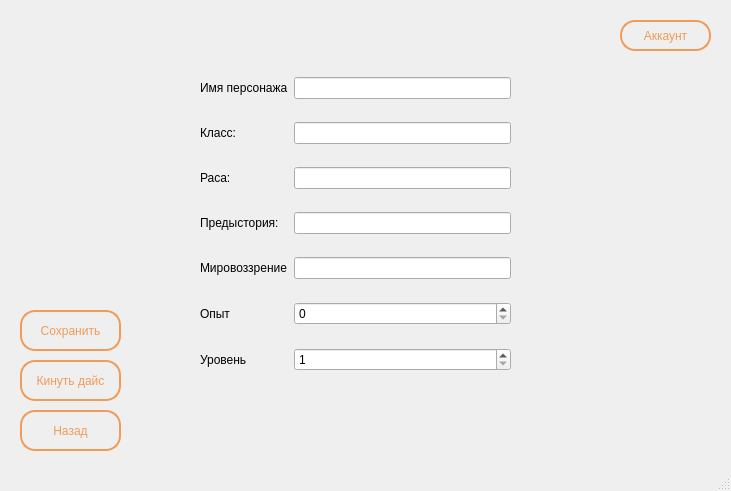
<?xml version="1.0" encoding="UTF-8"?>
<ui version="4.0">
 <class>MainWindow</class>
 <widget class="QMainWindow" name="MainWindow">
  <property name="geometry">
   <rect>
    <x>0</x>
    <y>0</y>
    <width>731</width>
    <height>491</height>
   </rect>
  </property>
  <property name="windowTitle">
   <string>MainWindow</string>
  </property>
  <widget class="QWidget" name="centralwidget">
   <widget class="QPushButton" name="account_btn">
    <property name="geometry">
     <rect>
      <x>620</x>
      <y>20</y>
      <width>91</width>
      <height>31</height>
     </rect>
    </property>
    <property name="styleSheet">
     <string notr="true">/* border-color: rgb(142, 74, 25);
border: 2px solid rgb(142, 74, 25); */
/* background-color: rgb(142, 74, 25); */

QPushButton {
	color: rgb(240, 155, 89);
    background-color: transparent; /* Делаем фон прозрачным */
    border: 2px solid rgb(240, 155, 89);  /* Цвет границы */
    border-radius: 15px; /* Закругление углов (по желанию) */
    padding: 5px; /* Отступы (по желанию) */
	/* border-image: linear-gradient(to right, red, yellow) 5; */
}

QPushButton:hover {
    background-color: rgba(54, 21, 8, 0.5); 
} 
</string>
    </property>
    <property name="text">
     <string>Аккаунт</string>
    </property>
   </widget>
   <widget class="QPushButton" name="back_btn">
    <property name="geometry">
     <rect>
      <x>20</x>
      <y>410</y>
      <width>101</width>
      <height>41</height>
     </rect>
    </property>
    <property name="styleSheet">
     <string notr="true">/* border-color: rgb(142, 74, 25);
border: 2px solid rgb(142, 74, 25); */
/* background-color: rgb(142, 74, 25); */

QPushButton {
	color: rgb(240, 155, 89);
    background-color: transparent; /* Делаем фон прозрачным */
    border: 2px solid rgb(240, 155, 89);  /* Цвет границы */
    border-radius: 15px; /* Закругление углов (по желанию) */
    padding: 5px; /* Отступы (по желанию) */
	/* border-image: linear-gradient(to right, red, yellow) 5; */
}

QPushButton:hover {
    background-color: rgba(54, 21, 8, 0.5); 
} 
</string>
    </property>
    <property name="text">
     <string>Назад</string>
    </property>
   </widget>
   <widget class="QWidget" name="gridLayoutWidget">
    <property name="geometry">
     <rect>
      <x>200</x>
      <y>60</y>
      <width>311</width>
      <height>331</height>
     </rect>
    </property>
    <layout class="QGridLayout" name="gridLayout">
     <item row="2" column="1">
      <widget class="QLineEdit" name="species_input"/>
     </item>
     <item row="1" column="1">
      <widget class="QLineEdit" name="class_input"/>
     </item>
     <item row="2" column="0">
      <widget class="QLabel" name="label_2">
       <property name="text">
        <string>Раса:</string>
       </property>
      </widget>
     </item>
     <item row="1" column="0">
      <widget class="QLabel" name="label">
       <property name="text">
        <string>Класс:</string>
       </property>
      </widget>
     </item>
     <item row="6" column="0">
      <widget class="QLabel" name="label_6">
       <property name="text">
        <string>Уровень</string>
       </property>
      </widget>
     </item>
     <item row="5" column="0">
      <widget class="QLabel" name="label_5">
       <property name="text">
        <string>Опыт</string>
       </property>
      </widget>
     </item>
     <item row="4" column="0">
      <widget class="QLabel" name="label_4">
       <property name="text">
        <string>Мировоззрение</string>
       </property>
      </widget>
     </item>
     <item row="3" column="0">
      <widget class="QLabel" name="label_3">
       <property name="text">
        <string>Предыстория:</string>
       </property>
      </widget>
     </item>
     <item row="3" column="1">
      <widget class="QLineEdit" name="background_input"/>
     </item>
     <item row="4" column="1">
      <widget class="QLineEdit" name="worldview_input"/>
     </item>
     <item row="0" column="0">
      <widget class="QLabel" name="label_7">
       <property name="text">
        <string>Имя персонажа</string>
       </property>
      </widget>
     </item>
     <item row="0" column="1">
      <widget class="QLineEdit" name="name_input"/>
     </item>
     <item row="5" column="1">
      <widget class="QSpinBox" name="exp_input">
       <property name="maximum">
        <number>1000000</number>
       </property>
      </widget>
     </item>
     <item row="6" column="1">
      <widget class="QSpinBox" name="level_input">
       <property name="minimum">
        <number>1</number>
       </property>
       <property name="maximum">
        <number>200</number>
       </property>
      </widget>
     </item>
    </layout>
   </widget>
   <widget class="QWidget" name="widget" native="true">
    <property name="geometry">
     <rect>
      <x>0</x>
      <y>-30</y>
      <width>741</width>
      <height>531</height>
     </rect>
    </property>
    <property name="styleSheet">
     <string notr="true">background-image: url('data/textures/background.jpg');
background-repeat: no-repeat; 
background-position: center;</string>
    </property>
    <widget class="QPushButton" name="throw_dice_btn">
     <property name="geometry">
      <rect>
       <x>20</x>
       <y>390</y>
       <width>101</width>
       <height>41</height>
      </rect>
     </property>
     <property name="styleSheet">
      <string notr="true">/* border-color: rgb(142, 74, 25);
border: 2px solid rgb(142, 74, 25); */
/* background-color: rgb(142, 74, 25); */

QPushButton {
	color: rgb(240, 155, 89);
    background-color: transparent; /* Делаем фон прозрачным */
    border: 2px solid rgb(240, 155, 89);  /* Цвет границы */
    border-radius: 15px; /* Закругление углов (по желанию) */
    padding: 5px; /* Отступы (по желанию) */
	/* border-image: linear-gradient(to right, red, yellow) 5; */
}

QPushButton:hover {
    background-color: rgba(54, 21, 8, 0.5); 
} 
</string>
     </property>
     <property name="text">
      <string>Кинуть дайс</string>
     </property>
    </widget>
    <widget class="QPushButton" name="save_btn">
     <property name="geometry">
      <rect>
       <x>20</x>
       <y>340</y>
       <width>101</width>
       <height>41</height>
      </rect>
     </property>
     <property name="styleSheet">
      <string notr="true">/* border-color: rgb(142, 74, 25);
border: 2px solid rgb(142, 74, 25); */
/* background-color: rgb(142, 74, 25); */

QPushButton {
	color: rgb(240, 155, 89);
    background-color: transparent; /* Делаем фон прозрачным */
    border: 2px solid rgb(240, 155, 89);  /* Цвет границы */
    border-radius: 15px; /* Закругление углов (по желанию) */
    padding: 5px; /* Отступы (по желанию) */
	/* border-image: linear-gradient(to right, red, yellow) 5; */
}

QPushButton:hover {
    background-color: rgba(54, 21, 8, 0.5); 
} 
</string>
     </property>
     <property name="text">
      <string>Сохранить</string>
     </property>
    </widget>
   </widget>
   <zorder>widget</zorder>
   <zorder>account_btn</zorder>
   <zorder>back_btn</zorder>
   <zorder>gridLayoutWidget</zorder>
  </widget>
  <widget class="QStatusBar" name="statusbar"/>
 </widget>
 <resources/>
 <connections/>
</ui>
